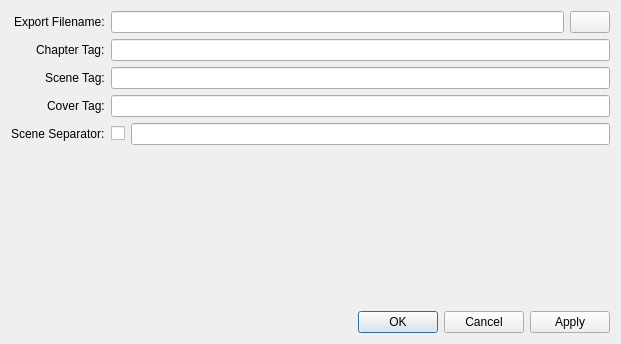
<?xml version="1.0" encoding="UTF-8"?>
<ui version="4.0">
 <class>ExportDialog</class>
 <widget class="QDialog" name="ExportDialog">
  <property name="geometry">
   <rect>
    <x>0</x>
    <y>0</y>
    <width>621</width>
    <height>344</height>
   </rect>
  </property>
  <property name="windowTitle">
   <string>Dialog</string>
  </property>
  <layout class="QVBoxLayout" name="verticalLayout">
   <item>
    <widget class="QFrame" name="frame_2">
     <property name="frameShape">
      <enum>QFrame::Shape::NoFrame</enum>
     </property>
     <property name="frameShadow">
      <enum>QFrame::Shadow::Plain</enum>
     </property>
     <property name="lineWidth">
      <number>0</number>
     </property>
     <layout class="QFormLayout" name="formLayout">
      <property name="labelAlignment">
       <set>Qt::AlignmentFlag::AlignRight|Qt::AlignmentFlag::AlignTrailing|Qt::AlignmentFlag::AlignVCenter</set>
      </property>
      <property name="leftMargin">
       <number>0</number>
      </property>
      <property name="topMargin">
       <number>0</number>
      </property>
      <property name="rightMargin">
       <number>0</number>
      </property>
      <property name="bottomMargin">
       <number>0</number>
      </property>
      <item row="0" column="0">
       <widget class="QLabel" name="label_3">
        <property name="text">
         <string>Export Filename:</string>
        </property>
       </widget>
      </item>
      <item row="0" column="1">
       <widget class="QFrame" name="frame">
        <property name="frameShape">
         <enum>QFrame::Shape::NoFrame</enum>
        </property>
        <property name="frameShadow">
         <enum>QFrame::Shadow::Plain</enum>
        </property>
        <property name="lineWidth">
         <number>0</number>
        </property>
        <layout class="QHBoxLayout" name="horizontalLayout">
         <property name="leftMargin">
          <number>0</number>
         </property>
         <property name="topMargin">
          <number>0</number>
         </property>
         <property name="rightMargin">
          <number>0</number>
         </property>
         <property name="bottomMargin">
          <number>0</number>
         </property>
         <item>
          <widget class="QLineEdit" name="exportFilenameLineEdit"/>
         </item>
         <item>
          <widget class="QPushButton" name="getFilePushButton">
           <property name="text">
            <string/>
           </property>
           <property name="icon">
            <iconset theme="QIcon::ThemeIcon::DocumentOpen"/>
           </property>
          </widget>
         </item>
        </layout>
       </widget>
      </item>
      <item row="1" column="0">
       <widget class="QLabel" name="label">
        <property name="text">
         <string>Chapter Tag:</string>
        </property>
       </widget>
      </item>
      <item row="1" column="1">
       <widget class="QLineEdit" name="chapterTagLineEdit"/>
      </item>
      <item row="2" column="0">
       <widget class="QLabel" name="label_2">
        <property name="text">
         <string>Scene Tag:</string>
        </property>
       </widget>
      </item>
      <item row="2" column="1">
       <widget class="QLineEdit" name="sceneTagLineEdit"/>
      </item>
      <item row="3" column="0">
       <widget class="QLabel" name="label_4">
        <property name="text">
         <string>Cover Tag:</string>
        </property>
       </widget>
      </item>
      <item row="3" column="1">
       <widget class="QLineEdit" name="coverTagLineEdit"/>
      </item>
      <item row="4" column="0">
       <widget class="QLabel" name="label_5">
        <property name="text">
         <string>Scene Separator:</string>
        </property>
       </widget>
      </item>
      <item row="4" column="1">
       <widget class="QFrame" name="frame_3">
        <property name="frameShape">
         <enum>QFrame::Shape::NoFrame</enum>
        </property>
        <property name="frameShadow">
         <enum>QFrame::Shadow::Plain</enum>
        </property>
        <layout class="QHBoxLayout" name="horizontalLayout_2">
         <property name="leftMargin">
          <number>0</number>
         </property>
         <property name="topMargin">
          <number>0</number>
         </property>
         <property name="rightMargin">
          <number>0</number>
         </property>
         <property name="bottomMargin">
          <number>0</number>
         </property>
         <item>
          <widget class="QCheckBox" name="sceneSeparatorCheckBox">
           <property name="text">
            <string/>
           </property>
          </widget>
         </item>
         <item>
          <widget class="QLineEdit" name="sceneSeparatorLineEdit"/>
         </item>
        </layout>
       </widget>
      </item>
     </layout>
    </widget>
   </item>
   <item>
    <spacer name="verticalSpacer">
     <property name="orientation">
      <enum>Qt::Orientation::Vertical</enum>
     </property>
     <property name="sizeHint" stdset="0">
      <size>
       <width>20</width>
       <height>40</height>
      </size>
     </property>
    </spacer>
   </item>
   <item>
    <widget class="QDialogButtonBox" name="buttonBox">
     <property name="orientation">
      <enum>Qt::Orientation::Horizontal</enum>
     </property>
     <property name="standardButtons">
      <set>QDialogButtonBox::StandardButton::Apply|QDialogButtonBox::StandardButton::Cancel|QDialogButtonBox::StandardButton::Ok</set>
     </property>
    </widget>
   </item>
  </layout>
 </widget>
 <resources/>
 <connections>
  <connection>
   <sender>buttonBox</sender>
   <signal>accepted()</signal>
   <receiver>ExportDialog</receiver>
   <slot>accept()</slot>
   <hints>
    <hint type="sourcelabel">
     <x>248</x>
     <y>254</y>
    </hint>
    <hint type="destinationlabel">
     <x>157</x>
     <y>274</y>
    </hint>
   </hints>
  </connection>
  <connection>
   <sender>buttonBox</sender>
   <signal>rejected()</signal>
   <receiver>ExportDialog</receiver>
   <slot>reject()</slot>
   <hints>
    <hint type="sourcelabel">
     <x>316</x>
     <y>260</y>
    </hint>
    <hint type="destinationlabel">
     <x>286</x>
     <y>274</y>
    </hint>
   </hints>
  </connection>
 </connections>
</ui>
